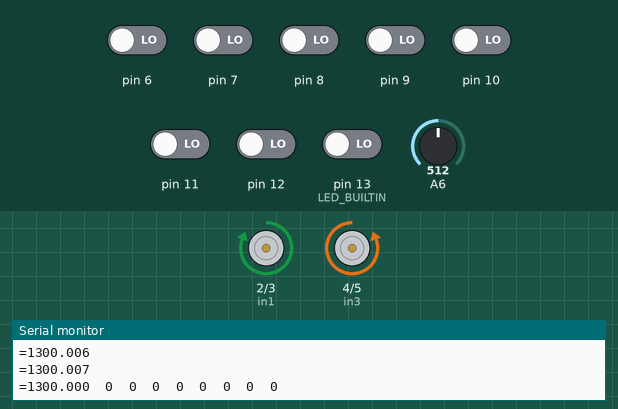
This sketch was run on a simulated Arduino Uno, built with avr-gcc and run on an emulated ATmega328P. On the bench: motor-driver pin pairs drawn as motors (green arrow = first pin HIGH = forward, orange = second pin HIGH = backward, longer = more drive), the last lines printed to the serial monitor. The test bench sets the inputs (shaded band); at power-on: pin 6–12, pin 13 (LED_BUILTIN) LOW, A6 = 512.

Above: at 12.4 s.
12.5 s: pin 6 driven HIGH
14.8 s: pin 11 driven HIGH
At 18.1 s:
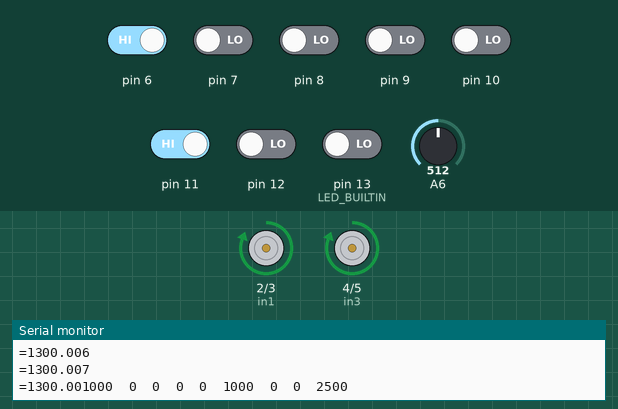
18.8 s: pin 11 driven LOW
At 22.5 s:
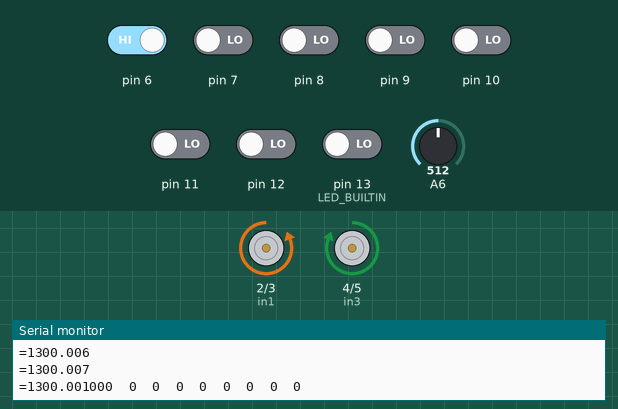
22.8 s: pin 12 driven HIGH
At 25.6 s:
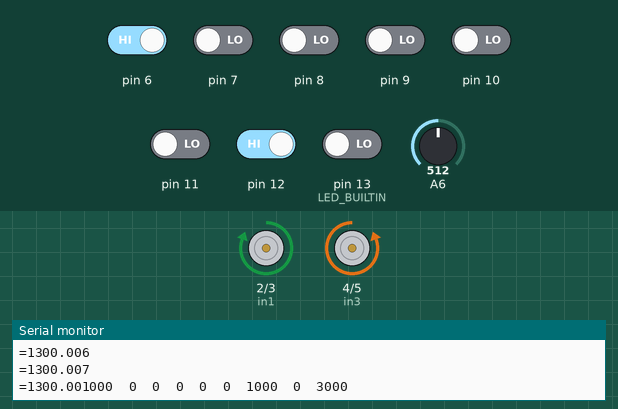
Timing chart, 0 to 27.1 s (numbered marks = the images above; inputs shaded):
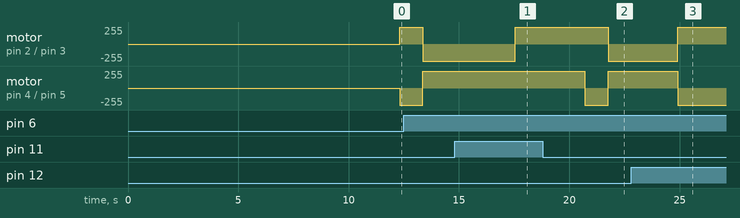

Measured:
- after the input at 14.8 s, motor on pin 2 (in1) / pin 3 (in2): backward 255/255 → forward 255/255 after 2.8 s
- after the input at 18.8 s, motor on pin 2 (in1) / pin 3 (in2): forward 255/255 → backward 255/255 after 3.0 s; motor on pin 4 (in3) / pin 5 (in4): forward 255/255 → backward 255/255 after 1.9 s, → forward 255/255 1.0 s later
- after the input at 22.8 s, motor on pin 2 (in1) / pin 3 (in2): backward 255/255 → forward 255/255 after 2.1 s; motor on pin 4 (in3) / pin 5 (in4): forward 255/255 → backward 255/255 after 2.1 s

The sketch:

PID_Line_Follower.ino
```cpp
#include <QTRSensors.h>
QTRSensors qtr;


const uint8_t SensorCount = 8;
uint16_t sensorValues[SensorCount];
int enA = 1;   //PWM
int enB = 0;  //PWM
int in1 = 2;
int in2 = 3;
int in3 = 4;
int in4 = 5;
int P, I, D, lasterror = 0, error;
float Kp = 0.17;
float Ki = 0.0005;
float Kd = 0.7;
float threshold[8];


void setup()
{
  qtr.setTypeRC();
  qtr.setSensorPins((const uint8_t[]){6, 7, 8, 9, 10, 11, 12, 13}, SensorCount);
  qtr.setEmitterPin(0);
  delay(250);


  //CALIBRATION MODE
  // turn on Arduino's LED to indicate we are in calibration mode
  // 2.5 ms RC read timeout (default) * 10 reads per calibrate() call
  // = ~25 ms per calibrate() call.
  // Call calibrate() 400 times to make calibration take about 10 seconds.
  pinMode(LED_BUILTIN, OUTPUT);
  digitalWrite(LED_BUILTIN, HIGH);
  for (uint16_t i = 0; i < 400; i++)
    qtr.calibrate();
  digitalWrite(LED_BUILTIN, LOW); // turn off Arduino's LED to indicate we are through with calibration


  // print the calibration minimum values measured when emitters were on
  Serial.begin(9600);
  for (uint8_t i = 0; i < SensorCount; i++)
  {
    Serial.print(qtr.calibrationOn.minimum[i]);
    Serial.print(' ');
  }
  Serial.println();
  // print the calibration maximum values measured when emitters were on
  for (uint8_t i = 0; i < SensorCount; i++)
  {
    Serial.print(qtr.calibrationOn.maximum[i]);
    Serial.print(' ');
  }
  Serial.println();
  Serial.println();
  delay(1000);


  //motor driver
  pinMode(enA, OUTPUT);
  pinMode(enB, OUTPUT);
  pinMode(in1, OUTPUT);
  pinMode(in2, OUTPUT);
  pinMode(in3, OUTPUT);
  pinMode(in4, OUTPUT);
  digitalWrite(in1, LOW);
  digitalWrite(in2, LOW);
  digitalWrite(in3, LOW);
  digitalWrite(in4, LOW);
}


void movement(int speedA, int speedB)
{
  analogWrite(enA, speedA);
  analogWrite(enB, speedB);
  if (speedA <= 0) {
    speedA = 0 - speedA;
    digitalWrite(in2, HIGH);
    digitalWrite(in1, LOW);
  } else {
    digitalWrite(in2, LOW);
    digitalWrite(in1, HIGH);
  }
  if (speedB <= 0) {
    speedB = 0 - speedB;
    digitalWrite(in4, HIGH);
    digitalWrite(in3, LOW);
  } else {
    digitalWrite(in4, LOW);
    digitalWrite(in3, HIGH);
  }
}


void PID_control() {
  // read calibrated sensor values and obtain a measure of the line position
  // from 0 to 5000 (for a white line, use readLineWhite() instead)
  uint16_t position = qtr.readLineBlack(sensorValues);
  // print the sensor values as numbers from 0 to 1000, where 0 means maximum
  // reflectance and 1000 means minimum reflectance, followed by the line
  // position
  error = position - 2500;
  // error=0 no correction
  // error>3500 near to sensor 7
  // error<3500 near to sensor 1
  for (uint8_t i = 0; i < SensorCount; i++)
  {
    Serial.print(sensorValues[i]);
    Serial.print('\t');
  }
  Serial.println(position);
  delay(1000);
  P = error;
  I = error + I;
  D = lasterror - error;
  lasterror = error;
  int motorSpeedChange = P * Kp + I * Ki + D * Kd;
  int speedA = 75 + motorSpeedChange;
  int speedB = 75 - motorSpeedChange;
  if (speedA > 150)
    speedA = 100;
  if (speedB > 150)
    speedB = 100;
  if (speedA < -100)
    speedA = -100;
  if (speedB < -100)
    speedB = -100;
  movement(speedA, speedB);
}


void loop() {
  for (int i = 0; i < SensorCount; i++) {
    threshold[i] = (qtr.calibrationOn.minimum[i] + qtr.calibrationOn.maximum[i]) / 2;
    Serial.println(i);
    Serial.print("=");
    Serial.print(threshold[i]);
  }
  if (analogRead(6) > threshold[6] && analogRead(13) < threshold[13])  //sensor1-black sensor2-white
  {
    movement(0, 125);
  }
  else if (analogRead(6) > threshold[6] && analogRead(13) < threshold[13])  //sensor1-white sensor2-black
  {
    movement(125, 0);
  }
  else
      PID_control();
}
```
